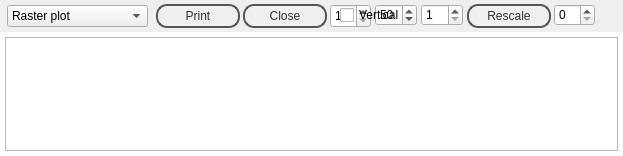
<?xml version="1.0" encoding="UTF-8"?>
<ui version="4.0">
 <class>PlotWindow</class>
 <widget class="QDialog" name="PlotWindow">
  <property name="geometry">
   <rect>
    <x>0</x>
    <y>0</y>
    <width>623</width>
    <height>156</height>
   </rect>
  </property>
  <property name="minimumSize">
   <size>
    <width>300</width>
    <height>100</height>
   </size>
  </property>
  <property name="windowTitle">
   <string>Graph</string>
  </property>
  <property name="styleSheet">
   <string notr="true">#optionsFrame {
border: none;
background: qlineargradient(x1: 0, y1: 0, x2: 0, y2: 1,
stop: 0 #a6a6a6, stop: 0.08 #7f7f7f,
stop: 0.39999 #717171, stop: 0.4 #626262,
stop: 0.9 #4c4c4c, stop: 1 #333333);
}

#bottomFrame {
border: none;
background:  white;
}

#optionsFrame QPushButton {
color: #333;
border: 2px solid #555;
border-radius: 11px;
padding: 5px;
background: qradialgradient(cx: 0.3, cy: -0.4,
fx: 0.3, fy: -0.4,
radius: 1.35, stop: 0 #fff, stop: 1 #888);
min-width: 70px;
}

#optionsFrame QPushButton:hover {
background: qradialgradient(cx: 0.3, cy: -0.4,
fx: 0.3, fy: -0.4,
radius: 1.35, stop: 0 #fff, stop: 1 #bbb);
}

#optionsFrame QPushButton:pressed {
background: qradialgradient(cx: 0.4, cy: -0.1,
fx: 0.4, fy: -0.1,
radius: 1.35, stop: 0 #fff, stop: 1 #ddd);
}
</string>
  </property>
  <layout class="QVBoxLayout" name="verticalLayout">
   <property name="spacing">
    <number>0</number>
   </property>
   <property name="leftMargin">
    <number>0</number>
   </property>
   <property name="topMargin">
    <number>0</number>
   </property>
   <property name="rightMargin">
    <number>0</number>
   </property>
   <property name="bottomMargin">
    <number>0</number>
   </property>
   <item>
    <widget class="QFrame" name="optionsFrame">
     <property name="maximumSize">
      <size>
       <width>16777215</width>
       <height>32</height>
      </size>
     </property>
     <property name="frameShape">
      <enum>QFrame::StyledPanel</enum>
     </property>
     <property name="frameShadow">
      <enum>QFrame::Raised</enum>
     </property>
     <widget class="QComboBox" name="graphComboBox">
      <property name="geometry">
       <rect>
        <x>7</x>
        <y>5</y>
        <width>141</width>
        <height>22</height>
       </rect>
      </property>
      <item>
       <property name="text">
        <string>Raster plot</string>
       </property>
      </item>
      <item>
       <property name="text">
        <string>Current graph</string>
       </property>
      </item>
      <item>
       <property name="text">
        <string>Local field potential</string>
       </property>
      </item>
      <item>
       <property name="text">
        <string>Phase portrait plot</string>
       </property>
      </item>
      <item>
       <property name="text">
        <string>Mean Firing rate</string>
       </property>
      </item>
     </widget>
     <widget class="QPushButton" name="printButton">
      <property name="geometry">
       <rect>
        <x>156</x>
        <y>4</y>
        <width>84</width>
        <height>24</height>
       </rect>
      </property>
      <property name="minimumSize">
       <size>
        <width>84</width>
        <height>0</height>
       </size>
      </property>
      <property name="text">
       <string>Print</string>
      </property>
     </widget>
     <widget class="QSpinBox" name="channelsSpinBox">
      <property name="geometry">
       <rect>
        <x>330</x>
        <y>4</y>
        <width>41</width>
        <height>24</height>
       </rect>
      </property>
      <property name="toolTip">
       <string>Number of channels in this block (neural ensemble).</string>
      </property>
      <property name="minimum">
       <number>1</number>
      </property>
      <property name="maximum">
       <number>10</number>
      </property>
     </widget>
     <widget class="QSpinBox" name="depthSpinBox">
      <property name="geometry">
       <rect>
        <x>375</x>
        <y>4</y>
        <width>42</width>
        <height>22</height>
       </rect>
      </property>
      <property name="toolTip">
       <string>The depth of the firing rates.</string>
      </property>
      <property name="minimum">
       <number>1</number>
      </property>
      <property name="maximum">
       <number>500</number>
      </property>
      <property name="value">
       <number>50</number>
      </property>
     </widget>
     <widget class="QSpinBox" name="updateRateSpinBox">
      <property name="geometry">
       <rect>
        <x>421</x>
        <y>4</y>
        <width>42</width>
        <height>22</height>
       </rect>
      </property>
      <property name="toolTip">
       <string>Update rate for the calculation of the firing rates.</string>
      </property>
      <property name="minimum">
       <number>1</number>
      </property>
      <property name="maximum">
       <number>500</number>
      </property>
      <property name="value">
       <number>1</number>
      </property>
     </widget>
     <widget class="QPushButton" name="rescaleButton">
      <property name="geometry">
       <rect>
        <x>467</x>
        <y>4</y>
        <width>84</width>
        <height>24</height>
       </rect>
      </property>
      <property name="minimumSize">
       <size>
        <width>84</width>
        <height>0</height>
       </size>
      </property>
      <property name="text">
       <string>Rescale</string>
      </property>
     </widget>
     <widget class="QSpinBox" name="lineThicknessSpinBox">
      <property name="geometry">
       <rect>
        <x>554</x>
        <y>4</y>
        <width>41</width>
        <height>22</height>
       </rect>
      </property>
      <property name="toolTip">
       <string>&lt;!DOCTYPE HTML PUBLIC &quot;-//W3C//DTD HTML 4.0//EN&quot; &quot;http://www.w3.org/TR/REC-html40/strict.dtd&quot;&gt;
&lt;html&gt;&lt;head&gt;&lt;meta name=&quot;qrichtext&quot; content=&quot;1&quot; /&gt;&lt;style type=&quot;text/css&quot;&gt;
p, li { white-space: pre-wrap; }
&lt;/style&gt;&lt;/head&gt;&lt;body style=&quot; font-family:'MS Shell Dlg 2'; font-size:7.8pt; font-weight:400; font-style:normal;&quot;&gt;
&lt;p style=&quot; margin-top:0px; margin-bottom:0px; margin-left:0px; margin-right:0px; -qt-block-indent:0; text-indent:0px;&quot;&gt;&lt;span style=&quot; font-size:8pt;&quot;&gt;Line thickness.&lt;/span&gt;&lt;/p&gt;&lt;/body&gt;&lt;/html&gt;</string>
      </property>
      <property name="minimum">
       <number>0</number>
      </property>
      <property name="maximum">
       <number>20</number>
      </property>
      <property name="value">
       <number>0</number>
      </property>
     </widget>
     <widget class="QPushButton" name="exitButton">
      <property name="geometry">
       <rect>
        <x>243</x>
        <y>4</y>
        <width>84</width>
        <height>24</height>
       </rect>
      </property>
      <property name="minimumSize">
       <size>
        <width>84</width>
        <height>0</height>
       </size>
      </property>
      <property name="text">
       <string>Close</string>
      </property>
     </widget>
     <widget class="QCheckBox" name="verticalCheckBox">
      <property name="geometry">
       <rect>
        <x>340</x>
        <y>4</y>
        <width>97</width>
        <height>22</height>
       </rect>
      </property>
      <property name="text">
       <string>Vertical</string>
      </property>
     </widget>
    </widget>
   </item>
   <item>
    <widget class="QFrame" name="bottomFrame">
     <property name="frameShape">
      <enum>QFrame::StyledPanel</enum>
     </property>
     <property name="frameShadow">
      <enum>QFrame::Raised</enum>
     </property>
     <layout class="QHBoxLayout" name="horizontalLayout">
      <property name="spacing">
       <number>0</number>
      </property>
      <property name="leftMargin">
       <number>5</number>
      </property>
      <property name="topMargin">
       <number>5</number>
      </property>
      <property name="rightMargin">
       <number>5</number>
      </property>
      <property name="bottomMargin">
       <number>5</number>
      </property>
      <item>
       <widget class="QFrame" name="plotFrame">
        <property name="frameShape">
         <enum>QFrame::StyledPanel</enum>
        </property>
        <property name="frameShadow">
         <enum>QFrame::Raised</enum>
        </property>
        <layout class="QHBoxLayout" name="horizontalLayout_4">
         <property name="leftMargin">
          <number>0</number>
         </property>
         <property name="topMargin">
          <number>0</number>
         </property>
         <property name="rightMargin">
          <number>0</number>
         </property>
         <property name="bottomMargin">
          <number>0</number>
         </property>
         <item>
          <layout class="QHBoxLayout" name="plotLayout"/>
         </item>
        </layout>
       </widget>
      </item>
     </layout>
    </widget>
   </item>
  </layout>
 </widget>
 <resources/>
 <connections/>
</ui>
